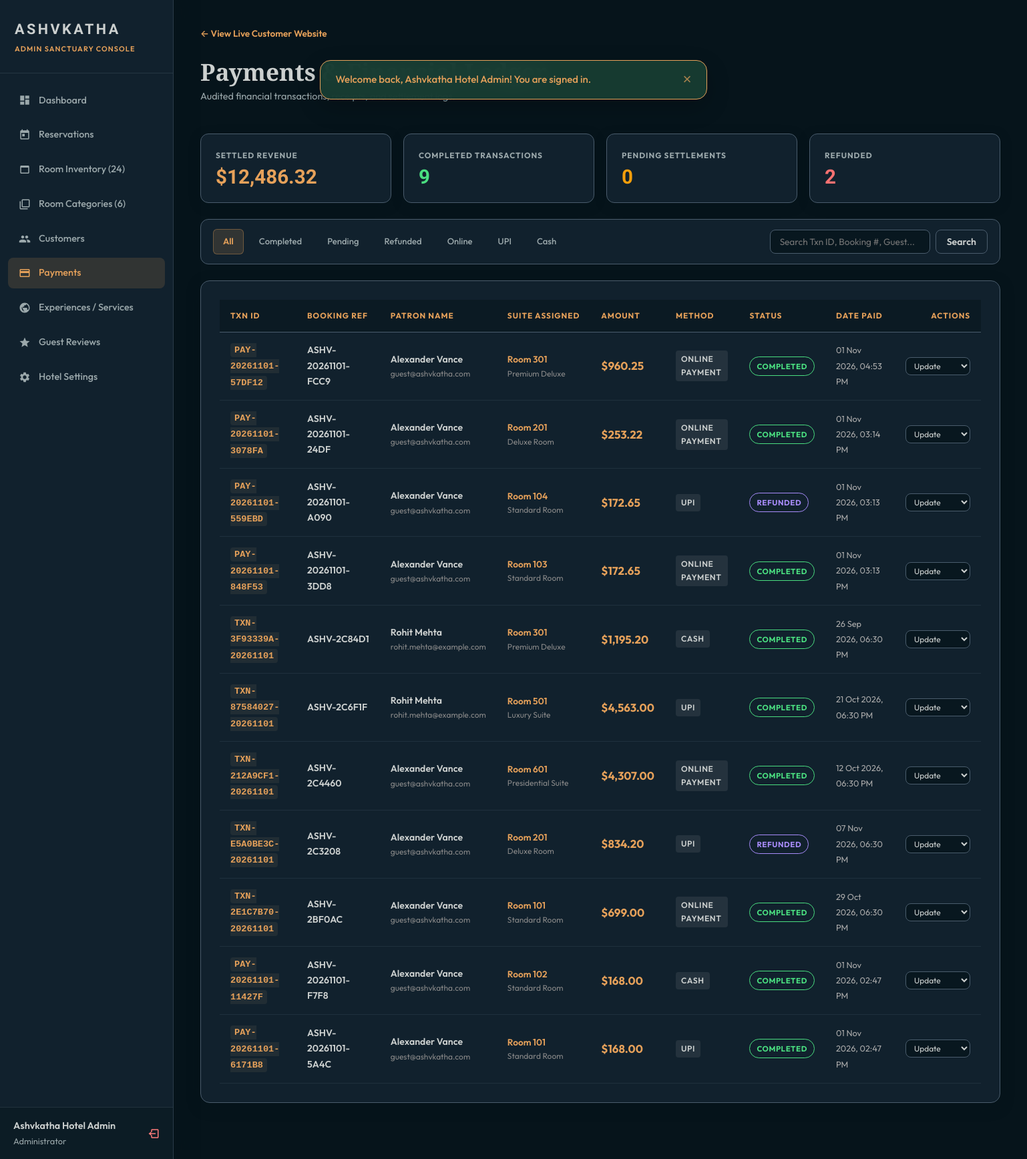
/admin/payments.php (signed in), run on the app's committed database.
### tables this page shows
CREATE TABLE `payments` (
  `id` int(11) NOT NULL AUTO_INCREMENT,
  `booking_id` int(11) NOT NULL,
  `user_id` int(11) NOT NULL,
  `amount` decimal(10,2) NOT NULL,
  `payment_method` enum('Cash','UPI','Online Payment') NOT NULL DEFAULT 'Online Payment',
  `transaction_id` varchar(100) NOT NULL,
  `payment_status` enum('pending','completed','failed','refunded') NOT NULL DEFAULT 'completed',
  `paid_at` timestamp NOT NULL DEFAULT current_timestamp(),
  PRIMARY KEY (`id`),
  UNIQUE KEY `transaction_id` (`transaction_id`),
  KEY `booking_id` (`booking_id`),
  KEY `user_id` (`user_id`),
  KEY `idx_payment_status` (`payment_status`),
  KEY `idx_payment_txn` (`transaction_id`),
  CONSTRAINT `payments_ibfk_1` FOREIGN KEY (`booking_id`) REFERENCES `bookings` (`id`) ON DELETE CASCADE,
  CONSTRAINT `payments_ibfk_2` FOREIGN KEY (`user_id`) REFERENCES `users` (`id`) ON DELETE CASCADE
);

CREATE TABLE `bookings` (
  `id` int(11) NOT NULL AUTO_INCREMENT,
  `booking_number` varchar(30) NOT NULL,
  `user_id` int(11) NOT NULL,
  `room_id` int(11) NOT NULL,
  `check_in` date NOT NULL,
  `check_out` date NOT NULL,
  `adults` int(11) NOT NULL DEFAULT 1,
  `children` int(11) NOT NULL DEFAULT 0,
  `total_guests` int(11) NOT NULL DEFAULT 1,
  `total_amount` decimal(10,2) NOT NULL DEFAULT 0.00,
  `status` enum('pending','confirmed','checked_in','checked_out','cancelled','rejected') NOT NULL DEFAULT 'confirmed',
  `cancellation_reason` text DEFAULT NULL,
  `special_requests` text DEFAULT NULL,
  `created_at` timestamp NOT NULL DEFAULT current_timestamp(),
  PRIMARY KEY (`id`),
  UNIQUE KEY `booking_number` (`booking_number`),
  KEY `room_id` (`room_id`),
  KEY `idx_booking_dates` (`check_in`,`check_out`),
  KEY `idx_booking_status` (`status`),
  KEY `idx_booking_user` (`user_id`),
  CONSTRAINT `bookings_ibfk_1` FOREIGN KEY (`user_id`) REFERENCES `users` (`id`) ON DELETE CASCADE,
  CONSTRAINT `bookings_ibfk_2` FOREIGN KEY (`room_id`) REFERENCES `rooms` (`id`)
);

CREATE TABLE `users` (
  `id` int(11) NOT NULL AUTO_INCREMENT,
  `name` varchar(100) NOT NULL,
  `email` varchar(100) NOT NULL,
  `phone` varchar(25) DEFAULT NULL,
  `password` varchar(255) NOT NULL,
  `role` enum('customer','admin') NOT NULL DEFAULT 'customer',
  `status` enum('active','inactive') NOT NULL DEFAULT 'active',
  `created_at` timestamp NOT NULL DEFAULT current_timestamp(),
  PRIMARY KEY (`id`),
  UNIQUE KEY `email` (`email`),
  KEY `idx_user_email` (`email`),
  KEY `idx_user_role` (`role`)
);

CREATE TABLE `rooms` (
  `id` int(11) NOT NULL AUTO_INCREMENT,
  `room_type_id` int(11) NOT NULL,
  `room_number` varchar(20) NOT NULL,
  `floor` int(11) NOT NULL DEFAULT 1,
  `status` enum('available','maintenance','cleaning','inactive') NOT NULL DEFAULT 'available',
  `notes` text DEFAULT NULL,
  `created_at` timestamp NOT NULL DEFAULT current_timestamp(),
  PRIMARY KEY (`id`),
  UNIQUE KEY `room_number` (`room_number`),
  KEY `room_type_id` (`room_type_id`),
  KEY `idx_room_number` (`room_number`),
  KEY `idx_room_status` (`status`),
  CONSTRAINT `rooms_ibfk_1` FOREIGN KEY (`room_type_id`) REFERENCES `room_types` (`id`) ON DELETE CASCADE
);

CREATE TABLE `room_types` (
  `id` int(11) NOT NULL AUTO_INCREMENT,
  `name` varchar(100) NOT NULL,
  `slug` varchar(100) NOT NULL,
  `short_desc` varchar(255) NOT NULL,
  `description` text NOT NULL,
  `base_price` decimal(10,2) NOT NULL,
  `capacity` int(11) NOT NULL DEFAULT 2,
  `size_sqft` int(11) NOT NULL DEFAULT 400,
  `bed_type` varchar(80) NOT NULL DEFAULT 'King Bed',
  `amenities` text NOT NULL,
  `image` varchar(255) NOT NULL,
  `status` enum('active','inactive') NOT NULL DEFAULT 'active',
  `created_at` timestamp NOT NULL DEFAULT current_timestamp(),
  PRIMARY KEY (`id`),
  UNIQUE KEY `slug` (`slug`),
  KEY `idx_room_type_slug` (`slug`)
);

### admin/payments.php (the view, shortened to what this page needs)
<?php
require_once __DIR__ . '/header.php';
$pdo = get_db();
$status_filter = sanitize_input($_GET['status'] ?? 'all');
$method_filter = sanitize_input($_GET['method'] ?? 'all');
$search = sanitize_input($_GET['search'] ?? '');
$where = ["1=1"];
$params = [];
$where_sql = implode(' AND ', $where);
$revenue_total = $pdo->query("SELECT COALESCE(SUM(amount), 0) FROM payments WHERE payment_status = 'completed'")->fetchColumn();
$count_completed = $pdo->query("SELECT COUNT(*) FROM payments WHERE payment_status = 'completed'")->fetchColumn();
$count_pending = $pdo->query("SELECT COUNT(*) FROM payments WHERE payment_status = 'pending'")->fetchColumn();
$count_refunded = $pdo->query("SELECT COUNT(*) FROM payments WHERE payment_status = 'refunded'")->fetchColumn();
$query = "
    SELECT
        p.*,
        b.booking_number,
        b.check_in,
        b.check_out,
        b.status as booking_status,
        u.name as guest_name,
        u.email as guest_email,
        r.room_number,
        rt.name as room_type_name
    FROM payments p
    JOIN bookings b ON p.booking_id = b.id
    JOIN users u ON p.user_id = u.id
    JOIN rooms r ON b.room_id = r.id
    JOIN room_types rt ON r.room_type_id = rt.id
    WHERE {$where_sql}
    ORDER BY p.id DESC
";
$stmt = $pdo->prepare($query);
$stmt->execute($params);
$payments = $stmt->fetchAll();
?>
<div class="admin-topbar">
    <div>
        <h1 class="admin-page-title">Payments & Financial Ledger</h1>
        <p class="admin-page-subtitle">Audited financial transactions, receipts, and settlement logs.</p>
    </div>
</div>
<div class="admin-kpis" style="grid-template-columns: repeat(auto-fit, minmax(220px, 1fr)); margin-bottom: 24px;">
    <div class="admin-kpi-card">
        <span class="admin-kpi-title">Settled Revenue</span>
        <span class="admin-kpi-value" style="color:var(--warm-gold);"><?= format_currency($revenue_total) ?></span>
    </div>
    <div class="admin-kpi-card">
        <span class="admin-kpi-title">Completed Transactions</span>
        <span class="admin-kpi-value" style="color:#4ade80;"><?= number_format($count_completed) ?></span>
    </div>
    <div class="admin-kpi-card">
        <span class="admin-kpi-title">Pending Settlements</span>
        <span class="admin-kpi-value" style="color:#f59e0b;"><?= number_format($count_pending) ?></span>
    </div>
    <div class="admin-kpi-card">
        <span class="admin-kpi-title">Refunded</span>
        <span class="admin-kpi-value" style="color:#f87171;"><?= number_format($count_refunded) ?></span>
    </div>
</div>
<div class="admin-filter-bar">
    <div style="display:flex; gap:8px; flex-wrap:wrap;">
        <a href="payments.php" class="admin-filter-btn <?= $status_filter === 'all' && $method_filter === 'all' ? 'active' : '' ?>">All</a>
        <a href="payments.php?status=completed" class="admin-filter-btn <?= $status_filter === 'completed' ? 'active' : '' ?>">Completed</a>
        <a href="payments.php?status=pending" class="admin-filter-btn <?= $status_filter === 'pending' ? 'active' : '' ?>">Pending</a>
        <a href="payments.php?status=refunded" class="admin-filter-btn <?= $status_filter === 'refunded' ? 'active' : '' ?>">Refunded</a>
        <a href="payments.php?method=Online+Payment" class="admin-filter-btn <?= $method_filter === 'Online Payment' ? 'active' : '' ?>">Online</a>
        <a href="payments.php?method=UPI" class="admin-filter-btn <?= $method_filter === 'UPI' ? 'active' : '' ?>">UPI</a>
        <a href="payments.php?method=Cash" class="admin-filter-btn <?= $method_filter === 'Cash' ? 'active' : '' ?>">Cash</a>
    </div>
    <form method="GET" action="payments.php" style="display:flex; gap:8px;">
        <input
            type="text"
            name="search"
            placeholder="Search Txn ID, Booking #, Guest..."
            value="<?= e($search) ?>"
            class="admin-input"
            style="min-width:240px; padding:8px 14px; font-size:0.85rem;"
        >
        <button type="submit" class="admin-btn admin-btn-outline" style="padding:8px 16px;">Search</button>
    </form>
</div>
<div class="admin-card">
    <div class="admin-table-container">
        <table class="admin-table">
            <thead>
                <tr>
                    <th>Txn ID</th>
                    <th>Booking Ref</th>
                    <th>Patron Name</th>
                    <th>Suite Assigned</th>
                    <th>Amount</th>
                    <th>Method</th>
                    <th>Status</th>
                    <th>Date Paid</th>
                    <th style="text-align:right;">Actions</th>
                </tr>
            </thead>
            <tbody>
                <?php if (empty($payments)): ?>
                    <tr>
                        <td colspan="9" style="text-align:center; padding:40px; color:#888;">
                            No payment records found.
                        </td>
                    </tr>
                <?php else: ?>
                    <?php foreach ($payments as $p):
                        $badge_color = match($p['payment_status']) {
                            'completed' => '#4ade80',
                            'pending' => '#f59e0b',
                            'failed' => '#f87171',
                            'refunded' => '#a78bfa',
                            default => '#ccc'
                        };
                    ?>
                    <tr>
                        <td>
                            <code style="color:var(--warm-gold); font-weight:700; font-size:0.85rem; background:rgba(213,185,135,0.08); padding:3px 6px; border-radius:4px;">
                                <?= e($p['transaction_id']) ?>
                            </code>
                        </td>
                        <td>
                            <a href="bookings.php?search=<?= urlencode($p['booking_number']) ?>" style="color:var(--ivory-cream); font-weight:600; text-decoration:none;">
                                <?= e($p['booking_number']) ?>
                            </a>
                        </td>
                        <td>
                            <div style="font-weight:600; color:var(--ivory-cream);"><?= e($p['guest_name']) ?></div>
                            <div style="font-size:0.75rem; color:#888;"><?= e($p['guest_email']) ?></div>
                        </td>
                        <td>
                            <div style="font-size:0.85rem; color:var(--warm-gold); font-weight:600;">Room <?= e($p['room_number']) ?></div>
                            <div style="font-size:0.75rem; color:#888;"><?= e($p['room_type_name']) ?></div>
                        </td>
                        <td>
                            <strong style="color:var(--warm-gold); font-size:1.05rem;">
                                <?= format_currency($p['amount']) ?>
                            </strong>
                        </td>
                        <td>
                            <span class="badge" style="background:rgba(255,255,255,0.08); color:var(--ivory-cream);">
                                <?= e($p['payment_method']) ?>
                            </span>
                        </td>
                        <td>
                            <span class="status-badge" style="color:<?= $badge_color ?>; border-color:<?= $badge_color ?>;">
                                <?= strtoupper($p['payment_status']) ?>
                            </span>
                        </td>
                        <td>
                            <span style="font-size:0.8rem; color:#aaa;">
                                <?= date('d M Y, h:i A', strtotime($p['paid_at'])) ?>
                            </span>
                        </td>
                        <td style="text-align:right;">
                            <form method="POST" action="payments.php" style="display:inline-block;" onsubmit="return confirm('Update payment status?');">
                                <select name="new_status" class="admin-select" style="padding:4px 8px; font-size:0.75rem; width:auto;" onchange="this.form.submit()">
                                    <option value="" disabled selected>Update</option>
                                </select>
                            </form>
                        </td>
                    </tr>
                    <?php endforeach; ?>
                <?php endif; ?>
            </tbody>
        </table>
    </div>
</div>
<?php require_once __DIR__ . '/footer.php'; ?>

### css/global.css (style rules this page uses)
:root { --bg-deep: #06141b; --bg-surface: #11212d; --border-slate: #4a5c6c; --text-muted: #9ba8ab; --text-main: #ccd0cf; --warm-gold: #e6a15a; --gold-hover: #d48f44; --gold-glow: rgba(230, 161, 90, 0.28); --forest-green: #11212d; --forest-dark: #0d1a24; --forest-deep: #06141b; --ivory: #ccd0cf; --ivory-light: #eef0f0; --sand-color: #4a5c6c; --charcoal: #11212d; --charcoal-dark: #06141b; --text-dark: #ccd0cf; --text-light: #ffffff; --text-soft: #ccd0cf; --glass-bg: rgba(17, 33, 45, 0.82); --glass-card: rgba(17, 33, 45, 0.90); --glass-card-hover: rgba(17, 33, 45, 0.98); --border-light: rgba(74, 92, 108, 0.45); --border-gold: rgba(230, 161, 90, 0.45); --border-dark: rgba(74, 92, 108, 0.35); --font-serif: 'Cormorant Garamond', Georgia, serif; --font-title: 'Schibsted Grotesk', -apple-system, BlinkMacSystemFont, sans-serif; --font-body: 'Outfit', -apple-system, BlinkMacSystemFont, sans-serif; --shadow-sm: 0 4px 14px rgba(6, 20, 27, 0.25); --shadow-md: 0 10px 30px rgba(6, 20, 27, 0.45); --shadow-lg: 0 20px 50px rgba(6, 20, 27, 0.65); --shadow-gold: 0 8px 25px rgba(230, 161, 90, 0.35); --radius-sm: 8px; --radius-md: 16px; --radius-lg: 24px; --radius-pill: 50px; }
*, *::before, *::after { box-sizing: border-box; margin: 0; padding: 0; }
html { scroll-behavior: smooth; font-size: 16px; scrollbar-width: thin; scrollbar-color: var(--warm-gold) var(--bg-deep); }
body { font-family: var(--font-body); background-color: var(--bg-deep); color: var(--text-main); line-height: 1.65; -webkit-font-smoothing: antialiased; -moz-osx-font-smoothing: grayscale; overflow-x: hidden; }
h1, h2, h3, h4, h5, h6 { font-family: var(--font-serif); font-weight: 700; color: var(--text-main); line-height: 1.25; }
h1 { font-size: clamp(2.4rem, 4.5vw, 4rem); }
p { color: var(--text-muted); margin-bottom: 1rem; }
.badge { display: inline-block; padding: 0.25rem 0.75rem; border-radius: 30px; font-size: 0.75rem; font-weight: 600; text-transform: uppercase; letter-spacing: 0.05em; }

### data on the page
payments: transaction "PAY-20261101-57DF12", booking.booking_number "ASHV-20261101-FCC9", user.name "Alexander Vance", user.email "guest@ashvkatha.com", rooms.room_number "301", room_types.name "Premium Deluxe", amount "$960.25", payment_method "ONLINE PAYMENT", payment_status "COMPLETED", paid_at "01 Nov 2026, 04:53 PM"
payments: transaction "PAY-20261101-3078FA", booking.booking_number "ASHV-20261101-24DF", user.name "Alexander Vance", user.email "guest@ashvkatha.com", rooms.room_number "201", room_types.name "Deluxe Room", amount "$253.22", payment_method "ONLINE PAYMENT", payment_status "COMPLETED", paid_at "01 Nov 2026, 03:14 PM"
payments: transaction "PAY-20261101-559EBD", booking.booking_number "ASHV-20261101-A090", user.name "Alexander Vance", user.email "guest@ashvkatha.com", rooms.room_number "104", room_types.name "Standard Room", amount "$172.65", payment_method "UPI", payment_status "REFUNDED", paid_at "01 Nov 2026, 03:13 PM"
payments: transaction "PAY-20261101-848F53", booking.booking_number "ASHV-20261101-3DD8", user.name "Alexander Vance", user.email "guest@ashvkatha.com", rooms.room_number "103", room_types.name "Standard Room", amount "$172.65", payment_method "ONLINE PAYMENT", payment_status "COMPLETED", paid_at "01 Nov 2026, 03:13 PM"
payments: transaction "TXN-3F93339A-20261101", booking.booking_number "ASHV-2C84D1", user.name "Rohit Mehta", user.email "rohit.mehta@example.com", rooms.room_number "301", room_types.name "Premium Deluxe", amount "$1,195.20", payment_method "CASH", payment_status "COMPLETED", paid_at "26 Sep 2026, 06:30 PM"
payments: transaction "TXN-87584027-20261101", booking.booking_number "ASHV-2C6F1F", user.name "Rohit Mehta", user.email "rohit.mehta@example.com", rooms.room_number "501", room_types.name "Luxury Suite", amount "$4,563.00", payment_method "UPI", payment_status "COMPLETED", paid_at "21 Oct 2026, 06:30 PM"
payments: transaction "TXN-212A9CF1-20261101", booking.booking_number "ASHV-2C4460", user.name "Alexander Vance", user.email "guest@ashvkatha.com", rooms.room_number "601", room_types.name "Presidential Suite", amount "$4,307.00", payment_method "ONLINE PAYMENT", payment_status "COMPLETED", paid_at "12 Oct 2026, 06:30 PM"
payments: transaction "TXN-E5A0BE3C-20261101", booking.booking_number "ASHV-2C3208", user.name "Alexander Vance", user.email "guest@ashvkatha.com", rooms.room_number "201", room_types.name "Deluxe Room", amount "$834.20", payment_method "UPI", payment_status "REFUNDED", paid_at "07 Nov 2026, 06:30 PM"
payments: transaction "TXN-2E1C7B70-20261101", booking.booking_number "ASHV-2BF0AC", user.name "Alexander Vance", user.email "guest@ashvkatha.com", rooms.room_number "101", room_types.name "Standard Room", amount "$699.00", payment_method "ONLINE PAYMENT", payment_status "COMPLETED", paid_at "29 Oct 2026, 06:30 PM"
payments: transaction "PAY-20261101-11427F", booking.booking_number "ASHV-20261101-F7F8", user.name "Alexander Vance", user.email "guest@ashvkatha.com", rooms.room_number "102", room_types.name "Standard Room", amount "$168.00", payment_method "CASH", payment_status "COMPLETED", paid_at "01 Nov 2026, 02:47 PM"
payments: transaction "PAY-20261101-6171B8", booking.booking_number "ASHV-20261101-5A4C", user.name "Alexander Vance", user.email "guest@ashvkatha.com", rooms.room_number "101", room_types.name "Standard Room", amount "$168.00", payment_method "UPI", payment_status "COMPLETED", paid_at "01 Nov 2026, 02:47 PM"

### other printed values
$admin_user['name'] "Ashvkatha Hotel Admin"
$flash['message'] "Welcome back, Ashvkatha Hotel Admin! You are signed in."
format_currency($revenue_total) "$12,486.32"
$count_completed "9"
$count_pending "0"
$count_refunded "2"
